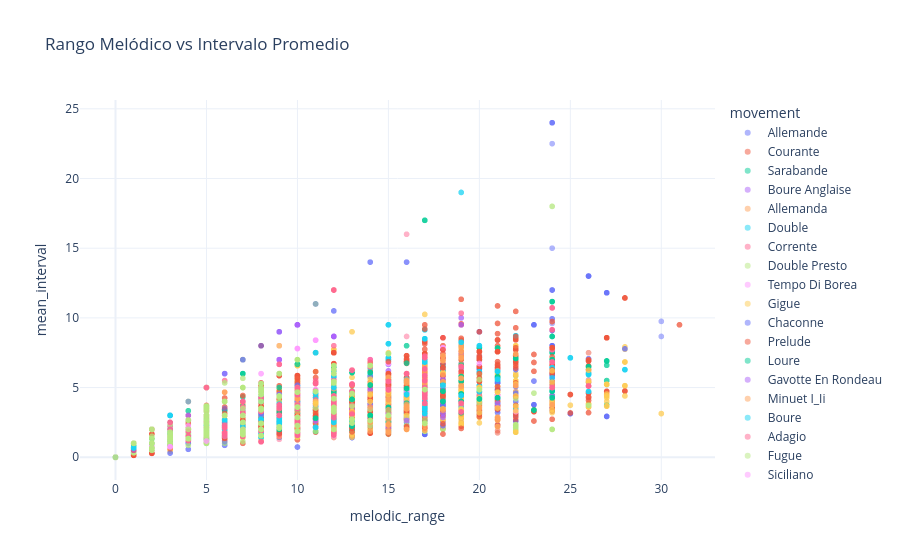

Notebook cell for this chart:
### Markdown cell above
## 5. Rango Melódico vs Intervalo Promedio

### Code cell
df_motion = df[df["has_melodic_motion"]]

fig = px.scatter(
    df_motion,
    x="melodic_range",
    y="mean_interval",
    color="movement",
    opacity=0.5,
    title="Rango Melódico vs Intervalo Promedio",
)

fig.show()

### Figure 1 — Plotly figure (JSON) as saved in the notebook; plotly's stock layout.template omitted (floating-point values rounded to 4 significant figures; data arrays with more than 128 entries replaced by an {"elided": "..."} marker saying what was removed)
{"data": [{"hovertemplate": "movement=Allemande<br>melodic_range=%{x}<br>mean_interval=%{y}<extra></extra>", "legendgroup": "Allemande", "marker": {"color": "#636efa", "opacity": 0.5, "symbol": "circle"}, "mode": "markers", "name": "Allemande", "showlegend": true, "type": "scattergl", "x": {"elided": "888 int values"}, "xaxis": "x", "y": {"elided": "888 float values"}, "yaxis": "y"}, {"hovertemplate": "movement=Courante<br>melodic_range=%{x}<br>mean_interval=%{y}<extra></extra>", "legendgroup": "Courante", "marker": {"color": "#EF553B", "opacity": 0.5, "symbol": "circle"}, "mode": "markers", "name": "Courante", "showlegend": true, "type": "scattergl", "x": {"elided": "1273 int values"}, "xaxis": "x", "y": {"elided": "1273 float values"}, "yaxis": "y"}, {"hovertemplate": "movement=Sarabande<br>melodic_range=%{x}<br>mean_interval=%{y}<extra></extra>", "legendgroup": "Sarabande", "marker": {"color": "#00cc96", "opacity": 0.5, "symbol": "circle"}, "mode": "markers", "name": "Sarabande", "showlegend": true, "type": "scattergl", "x": {"elided": "623 int values"}, "xaxis": "x", "y": {"elided": "623 float values"}, "yaxis": "y"}, {"hovertemplate": "movement=Boure Anglaise<br>melodic_range=%{x}<br>mean_interval=%{y}<extra></extra>", "legendgroup": "Boure Anglaise", "marker": {"color": "#ab63fa", "opacity": 0.5, "symbol": "circle"}, "mode": "markers", "name": "Boure Anglaise", "showlegend": true, "type": "scattergl", "x": [8, 12, 15, 12, 12, 15, 17, 20, 13, 12, 8, 12, 15, 12, 12, 15, 17, 20, 13, 12, 7, 15, 8, 12, 12, 12, 12, 15, 9, 10, 17, 16, 15, 15, 17, 21, 13, 8, 12, 12, 12, 10, 13, 15, 4, 8, 12, 15, 12, 12, 15, 17, 20, 13, 12, 8, 12, 15, 12, 12, 15, 17, 20, 13, 12, 7, 15, 8, 12, 12, 12, 12, 15, 9, 10, 17, 16, 15, 15, 17, 21, 13, 8, 12, 12, 12, 10, 13, 15, 4], "xaxis": "x", "y": [2.333, 5.7, 4.25, 3.727, 3.667, 3.615, 5.444, 4.875, 3.417, 3.4, 2.571, 5.7, 4.25, 3.727, 3.667, 3.615, 5.444, 4.875, 3.417, 3.4, 2.571, 4.75, 1.727, 3.667, 4.0, 3.8, 3.923, 4.889, 2.0, 2.833, 3.733, 3.583, 6.2, 4.8, 4.818, 5.833, 2.727, 1.875, 5.0, 5.0, 2.167, 4.0, 1.786, 2.643, 1.571, 2.333, 5.7, 4.25, 3.727, 3.667, 3.615, 5.444, 4.875, 3.417, 3.4, 2.571, 5.7, 4.25, 3.727, 3.667, 3.615, 5.444, 4.875, 3.417, 3.4, 2.571, 4.75, 1.727, 3.667, 4.0, 3.8, 3.923, 4.889, 2.0, 2.833, 3.733, 3.583, 6.2, 4.8, 4.818, 5.833, 2.727, 1.875, 5.0, 5.0, 2.167, 4.0, 1.786, 2.643, 1.571], "yaxis": "y"}, {"hovertemplate": "movement=Allemanda<br>melodic_range=%{x}<br>mean_interval=%{y}<extra></extra>", "legendgroup": "Allemanda", "marker": {"color": "#FFA15A", "opacity": 0.5, "symbol": "circle"}, "mode": "markers", "name": "Allemanda", "showlegend": true, "type": "scattergl", "x": [5, 5, 15, 17, 8, 1, 0, 5, 5, 15, 17, 8, 1, 0, 2, 4, 6, 1, 0, 2, 4, 6, 1, 0, 5, 5, 15, 17, 8, 1, 0, 5, 5, 15, 17, 8, 1, 0, 2, 4, 6, 1, 0, 2, 4, 6, 1, 0], "xaxis": "x", "y": [3.333, 2.6, 4.0, 6.5, 4.0, 1.0, 0.0, 3.333, 2.6, 4.0, 6.5, 4.0, 1.0, 0.0, 2.0, 2.0, 4.667, 1.0, 0.0, 2.0, 2.0, 4.667, 1.0, 0.0, 3.333, 2.167, 4.0, 6.5, 4.0, 1.0, 0.0, 3.333, 2.167, 4.0, 6.5, 4.0, 1.0, 0.0, 2.0, 2.0, 4.667, 1.0, 0.0, 2.0, 2.0, 4.667, 1.0, 0.0], "yaxis": "y"}, {"hovertemplate": "movement=Double<br>melodic_range=%{x}<br>mean_interval=%{y}<extra></extra>", "legendgroup": "Double", "marker": {"color": "#19d3f3", "opacity": 0.5, "symbol": "circle"}, "mode": "markers", "name": "Double", "showlegend": true, "type": "scattergl", "x": {"elided": "512 int values"}, "xaxis": "x", "y": {"elided": "512 float values"}, "yaxis": "y"}, {"hovertemplate": "movement=Corrente<br>melodic_range=%{x}<br>mean_interval=%{y}<extra></extra>", "legendgroup": "Corrente", "marker": {"color": "#FF6692", "opacity": 0.5, "symbol": "circle"}, "mode": "markers", "name": "Corrente", "showlegend": true, "type": "scattergl", "x": {"elided": "240 int values"}, "xaxis": "x", "y": {"elided": "240 float values"}, "yaxis": "y"}, {"hovertemplate": "movement=Double Presto<br>melodic_range=%{x}<br>mean_interval=%{y}<extra></extra>", "legendgroup": "Double Presto", "marker": {"color": "#B6E880", "opacity": 0.5, "symbol": "circle"}, "mode": "markers", "name": "Double Presto", "showlegend": true, "type": "scattergl", "x": {"elided": "242 int values"}, "xaxis": "x", "y": {"elided": "242 float values"}, "yaxis": "y"}, {"hovertemplate": "movement=Tempo Di Borea<br>melodic_range=%{x}<br>mean_interval=%{y}<extra></extra>", "legendgroup": "Tempo Di Borea", "marker": {"color": "#FF97FF", "opacity": 0.5, "symbol": "circle"}, "mode": "markers", "name": "Tempo Di Borea", "showlegend": true, "type": "scattergl", "x": {"elided": "231 int values"}, "xaxis": "x", "y": {"elided": "231 float values"}, "yaxis": "y"}, {"hovertemplate": "movement=Gigue<br>melodic_range=%{x}<br>mean_interval=%{y}<extra></extra>", "legendgroup": "Gigue", "marker": {"color": "#FECB52", "opacity": 0.5, "symbol": "circle"}, "mode": "markers", "name": "Gigue", "showlegend": true, "type": "scattergl", "x": {"elided": "1262 int values"}, "xaxis": "x", "y": {"elided": "1262 float values"}, "yaxis": "y"}, {"hovertemplate": "movement=Chaconne<br>melodic_range=%{x}<br>mean_interval=%{y}<extra></extra>", "legendgroup": "Chaconne", "marker": {"color": "#636efa", "opacity": 0.5, "symbol": "circle"}, "mode": "markers", "name": "Chaconne", "showlegend": true, "type": "scattergl", "x": {"elided": "308 int values"}, "xaxis": "x", "y": {"elided": "308 float values"}, "yaxis": "y"}, {"hovertemplate": "movement=Prelude<br>melodic_range=%{x}<br>mean_interval=%{y}<extra></extra>", "legendgroup": "Prelude", "marker": {"color": "#EF553B", "opacity": 0.5, "symbol": "circle"}, "mode": "markers", "name": "Prelude", "showlegend": true, "type": "scattergl", "x": {"elided": "1121 int values"}, "xaxis": "x", "y": {"elided": "1121 float values"}, "yaxis": "y"}, {"hovertemplate": "movement=Loure<br>melodic_range=%{x}<br>mean_interval=%{y}<extra></extra>", "legendgroup": "Loure", "marker": {"color": "#00cc96", "opacity": 0.5, "symbol": "circle"}, "mode": "markers", "name": "Loure", "showlegend": true, "type": "scattergl", "x": {"elided": "131 int values"}, "xaxis": "x", "y": {"elided": "131 float values"}, "yaxis": "y"}, {"hovertemplate": "movement=Gavotte En Rondeau<br>melodic_range=%{x}<br>mean_interval=%{y}<extra></extra>", "legendgroup": "Gavotte En Rondeau", "marker": {"color": "#ab63fa", "opacity": 0.5, "symbol": "circle"}, "mode": "markers", "name": "Gavotte En Rondeau", "showlegend": true, "type": "scattergl", "x": {"elided": "212 int values"}, "xaxis": "x", "y": {"elided": "212 float values"}, "yaxis": "y"}, {"hovertemplate": "movement=Minuet I_Ii<br>melodic_range=%{x}<br>mean_interval=%{y}<extra></extra>", "legendgroup": "Minuet I_Ii", "marker": {"color": "#FFA15A", "opacity": 0.5, "symbol": "circle"}, "mode": "markers", "name": "Minuet I_Ii", "showlegend": true, "type": "scattergl", "x": [4, 2, 3, 3, 7, 2, 4, 2, 3, 3, 7, 2, 8, 10, 5, 5, 5, 12, 2, 4, 10, 19, 10, 1, 1, 4, 5, 5, 4, 5, 5, 2, 5, 5, 7, 12, 10, 11, 2, 5, 5, 7, 12, 10, 11, 1, 1, 6, 1, 1, 6, 4, 2, 3, 3, 7, 2, 4, 2, 3, 3, 7, 2, 8, 10, 5, 5, 5, 12, 2, 4, 10, 19, 10, 1, 1, 4, 5, 5, 4, 5, 5, 0, 0, 2, 5, 5, 7, 12, 10, 11, 0, 0, 2, 5, 5, 7, 12, 10, 11, 1, 1, 6, 1, 1, 6], "xaxis": "x", "y": [2.0, 2.0, 1.5, 1.333, 3.0, 2.0, 2.0, 2.0, 1.5, 1.333, 3.0, 2.0, 2.5, 2.8, 1.667, 1.8, 2.0, 12.0, 1.0, 4.0, 5.0, 6.667, 3.5, 0.6667, 1.0, 1.5, 2.0, 2.0, 2.0, 3.0, 5.0, 2.0, 1.667, 2.25, 2.8, 3.429, 4.143, 7.5, 2.0, 1.667, 2.25, 2.8, 3.429, 4.143, 7.5, 1.0, 1.0, 1.833, 1.0, 1.0, 1.833, 2.0, 2.0, 1.5, 1.333, 3.0, 2.0, 2.0, 2.0, 1.5, 1.333, 3.0, 2.0, 2.5, 2.8, 1.667, 1.8, 2.0, 12.0, 1.0, 4.0, 5.0, 6.667, 3.5, 0.6667, 1.0, 1.5, 2.0, 2.0, 2.0, 3.0, 5.0, 0.0, 0.0, 2.0, 1.667, 2.25, 2.8, 3.429, 4.143, 7.5, 0.0, 0.0, 2.0, 1.667, 2.25, 2.8, 3.429, 4.143, 7.5, 1.0, 1.0, 1.833, 1.0, 1.0, 1.833], "yaxis": "y"}, {"hovertemplate": "movement=Boure<br>melodic_range=%{x}<br>mean_interval=%{y}<extra></extra>", "legendgroup": "Boure", "marker": {"color": "#19d3f3", "opacity": 0.5, "symbol": "circle"}, "mode": "markers", "name": "Boure", "showlegend": true, "type": "scattergl", "x": [10, 12, 5, 7, 10, 12, 5, 7, 3, 14, 3, 12, 10, 12, 5, 7, 10, 12, 5, 7, 3, 14, 3, 12], "xaxis": "x", "y": [2.429, 3.0, 1.571, 1.833, 2.429, 3.0, 1.571, 1.833, 1.667, 6.4, 1.667, 4.5, 2.429, 3.0, 1.571, 1.833, 2.429, 3.0, 1.571, 1.833, 1.667, 6.4, 1.667, 4.5], "yaxis": "y"}, {"hovertemplate": "movement=Adagio<br>melodic_range=%{x}<br>mean_interval=%{y}<extra></extra>", "legendgroup": "Adagio", "marker": {"color": "#FF6692", "opacity": 0.5, "symbol": "circle"}, "mode": "markers", "name": "Adagio", "showlegend": true, "type": "scattergl", "x": [13, 11, 13, 10, 17, 1, 3, 4, 9, 5, 12, 15, 20, 1, 5, 5, 13, 11, 8, 13, 16, 10, 17, 9, 1, 3, 1, 2, 4, 18, 24, 7, 3, 5, 9, 5, 5, 5, 13, 16, 15, 20, 4, 0, 2, 1, 1, 5, 0, 1, 0, 2, 3, 2, 3, 6, 7, 3, 7, 3, 2, 0, 0, 0, 9, 2, 13, 12, 2, 1, 1, 5, 0, 1, 0, 2, 3, 2, 3, 6, 7, 3, 7, 3, 2, 0, 0, 0, 9, 2, 13, 12], "xaxis": "x", "y": [3.333, 4.111, 3.714, 4.167, 5.556, 1.0, 3.0, 1.429, 2.667, 1.667, 5.0, 5.0, 4.444, 0.5, 1.4, 3.333, 3.333, 4.111, 2.5, 3.714, 8.667, 4.167, 5.556, 6.0, 1.0, 1.5, 1.0, 0.6667, 1.429, 7.0, 6.875, 1.75, 3.0, 2.5, 2.667, 2.5, 1.667, 2.5, 4.2, 16.0, 3.889, 4.444, 2.667, 0.0, 2.0, 0.3333, 0.3333, 1.667, 0.0, 0.3333, 0.0, 0.6667, 2.2, 0.5, 1.571, 5.5, 7.0, 1.4, 1.5, 1.333, 0.6667, 0.0, 0.0, 0.0, 1.5, 2.0, 2.25, 2.429, 2.0, 0.3333, 0.3333, 1.667, 0.0, 0.3333, 0.0, 0.6667, 2.2, 0.5, 1.571, 5.5, 7.0, 1.4, 1.5, 1.333, 0.6667, 0.0, 0.0, 0.0, 1.286, 1.0, 2.25, 2.429], "yaxis": "y"}, {"hovertemplate": "movement=Fugue<br>melodic_range=%{x}<br>mean_interval=%{y}<extra></extra>", "legendgroup": "Fugue", "marker": {"color": "#B6E880", "opacity": 0.5, "symbol": "circle"}, "mode": "markers", "name": "Fugue", "showlegend": true, "type": "scattergl", "x": {"elided": "551 int values"}, "xaxis": "x", "y": {"elided": "551 float values"}, "yaxis": "y"}, {"hovertemplate": "movement=Siciliano<br>melodic_range=%{x}<br>mean_interval=%{y}<extra></extra>", "legendgroup": "Siciliano", "marker": {"color": "#FF97FF", "opacity": 0.5, "symbol": "circle"}, "mode": "markers", "name": "Siciliano", "showlegend": true, "type": "scattergl", "x": [7, 3, 8, 5, 22, 12, 3, 4, 5, 20, 8, 4, 2, 3, 5, 8, 10, 12, 2, 6, 12, 16, 5, 1, 1, 7, 3, 8, 5, 22, 12, 3, 4, 5, 20, 8, 4, 2, 3, 5, 8, 10, 12, 2, 6, 12, 16, 5, 1, 1], "xaxis": "x", "y": [3.0, 1.5, 6.0, 1.667, 3.273, 5.667, 0.75, 2.25, 1.167, 6.727, 2.0, 1.333, 0.6667, 0.75, 2.0, 1.75, 2.2, 3.833, 2.0, 1.556, 1.545, 4.714, 3.0, 0.5, 0.5, 3.0, 1.5, 6.0, 1.667, 3.273, 5.667, 0.75, 2.25, 1.167, 6.727, 2.0, 1.333, 0.6667, 0.75, 2.0, 1.75, 2.2, 3.833, 2.0, 1.556, 1.545, 4.714, 3.0, 0.5, 0.5], "yaxis": "y"}, {"hovertemplate": "movement=Presto<br>melodic_range=%{x}<br>mean_interval=%{y}<extra></extra>", "legendgroup": "Presto", "marker": {"color": "#FECB52", "opacity": 0.5, "symbol": "circle"}, "mode": "markers", "name": "Presto", "showlegend": true, "type": "scattergl", "x": {"elided": "204 int values"}, "xaxis": "x", "y": {"elided": "204 float values"}, "yaxis": "y"}, {"hovertemplate": "movement=Grave<br>melodic_range=%{x}<br>mean_interval=%{y}<extra></extra>", "legendgroup": "Grave", "marker": {"color": "#636efa", "opacity": 0.5, "symbol": "circle"}, "mode": "markers", "name": "Grave", "showlegend": true, "type": "scattergl", "x": [8, 9, 12, 7, 8, 6, 10, 10, 5, 7, 8, 9, 0, 9, 12, 7, 8, 8, 6, 4, 6, 9, 3, 10, 8, 10, 5], "xaxis": "x", "y": [3.0, 4.5, 10.5, 7.0, 3.167, 1.429, 4.75, 5.167, 1.667, 3.5, 3.0, 1.8, 0.0, 3.667, 10.5, 7.0, 8.0, 3.167, 1.111, 4.0, 3.5, 2.5, 3.0, 4.75, 4.5, 5.167, 1.667], "yaxis": "y"}, {"hovertemplate": "movement=Andante<br>melodic_range=%{x}<br>mean_interval=%{y}<extra></extra>", "legendgroup": "Andante", "marker": {"color": "#EF553B", "opacity": 0.5, "symbol": "circle"}, "mode": "markers", "name": "Andante", "showlegend": true, "type": "scattergl", "x": [7, 10, 5, 8, 10, 17, 12, 1, 7, 7, 10, 5, 8, 10, 17, 12, 1, 2, 5, 6, 14, 9, 9, 6, 6, 10, 12, 15, 8, 5, 6, 14, 9, 9, 6, 6, 10, 7, 10, 5, 8, 10, 17, 12, 1, 10, 7, 10, 5, 8, 10, 17, 12, 1, 5, 5, 6, 14, 9, 9, 6, 6, 10, 12, 15, 8, 1, 5, 6, 14, 9, 9, 6, 6, 10, 12, 15, 8, 1], "xaxis": "x", "y": [2.625, 2.1, 1.8, 2.2, 3.0, 2.1, 4.0, 0.5, 2.25, 2.625, 2.1, 1.8, 2.2, 3.0, 2.1, 4.0, 0.5, 2.0, 2.5, 1.556, 2.667, 1.9, 2.083, 1.5, 1.375, 2.571, 1.636, 3.455, 2.667, 2.3, 1.556, 2.667, 1.9, 2.083, 1.5, 1.375, 2.571, 2.625, 2.1, 1.8, 2.2, 3.0, 2.1, 4.0, 0.5, 2.333, 2.625, 2.1, 1.8, 2.2, 3.0, 2.1, 4.0, 0.5, 2.5, 2.5, 1.556, 2.667, 1.727, 2.083, 1.5, 1.375, 2.571, 1.636, 3.455, 2.0, 0.5, 2.3, 1.556, 2.667, 1.727, 2.083, 1.5, 1.375, 2.571, 1.636, 3.455, 2.0, 0.5], "yaxis": "y"}, {"hovertemplate": "movement=Allegro<br>melodic_range=%{x}<br>mean_interval=%{y}<extra></extra>", "legendgroup": "Allegro", "marker": {"color": "#00cc96", "opacity": 0.5, "symbol": "circle"}, "mode": "markers", "name": "Allegro", "showlegend": true, "type": "scattergl", "x": {"elided": "216 int values"}, "xaxis": "x", "y": {"elided": "216 float values"}, "yaxis": "y"}, {"hovertemplate": "movement=Largo<br>melodic_range=%{x}<br>mean_interval=%{y}<extra></extra>", "legendgroup": "Largo", "marker": {"color": "#ab63fa", "opacity": 0.5, "symbol": "circle"}, "mode": "markers", "name": "Largo", "showlegend": true, "type": "scattergl", "x": [12, 12, 18, 10, 9, 12, 10, 12, 17, 15, 10, 16, 12, 12, 18, 10, 9, 12, 10, 12, 17, 15, 10, 16, 3, 9, 1, 1], "xaxis": "x", "y": [2.923, 1.769, 3.133, 3.917, 2.75, 3.5, 4.444, 2.538, 3.0, 2.167, 2.8, 2.636, 2.923, 1.769, 3.133, 3.917, 2.75, 3.5, 4.444, 2.538, 3.0, 2.167, 2.8, 2.636, 3.0, 6.0, 1.0, 0.5], "yaxis": "y"}, {"hovertemplate": "movement=Allegro Assai<br>melodic_range=%{x}<br>mean_interval=%{y}<extra></extra>", "legendgroup": "Allegro Assai", "marker": {"color": "#FFA15A", "opacity": 0.5, "symbol": "circle"}, "mode": "markers", "name": "Allegro Assai", "showlegend": true, "type": "scattergl", "x": {"elided": "306 int values"}, "xaxis": "x", "y": {"elided": "306 float values"}, "yaxis": "y"}, {"hovertemplate": "movement=Menuet I_Ii<br>melodic_range=%{x}<br>mean_interval=%{y}<extra></extra>", "legendgroup": "Menuet I_Ii", "marker": {"color": "#19d3f3", "opacity": 0.5, "symbol": "circle"}, "mode": "markers", "name": "Menuet I_Ii", "showlegend": true, "type": "scattergl", "x": {"elided": "354 int values"}, "xaxis": "x", "y": {"elided": "354 float values"}, "yaxis": "y"}, {"hovertemplate": "movement=Bourree I_Ii<br>melodic_range=%{x}<br>mean_interval=%{y}<extra></extra>", "legendgroup": "Bourree I_Ii", "marker": {"color": "#FF6692", "opacity": 0.5, "symbol": "circle"}, "mode": "markers", "name": "Bourree I_Ii", "showlegend": true, "type": "scattergl", "x": {"elided": "596 int values"}, "xaxis": "x", "y": {"elided": "596 float values"}, "yaxis": "y"}, {"hovertemplate": "movement=Gavotte I_Ii<br>melodic_range=%{x}<br>mean_interval=%{y}<extra></extra>", "legendgroup": "Gavotte I_Ii", "marker": {"color": "#B6E880", "opacity": 0.5, "symbol": "circle"}, "mode": "markers", "name": "Gavotte I_Ii", "showlegend": true, "type": "scattergl", "x": {"elided": "556 int values"}, "xaxis": "x", "y": {"elided": "556 float values"}, "yaxis": "y"}], "layout": {"legend": {"title": {"text": "movement"}, "tracegroupgap": 0}, "title": {"text": "Rango Melódico vs Intervalo Promedio"}, "xaxis": {"anchor": "y", "domain": [0, 1], "title": {"text": "melodic_range"}}, "yaxis": {"anchor": "x", "domain": [0, 1], "title": {"text": "mean_interval"}}}}
